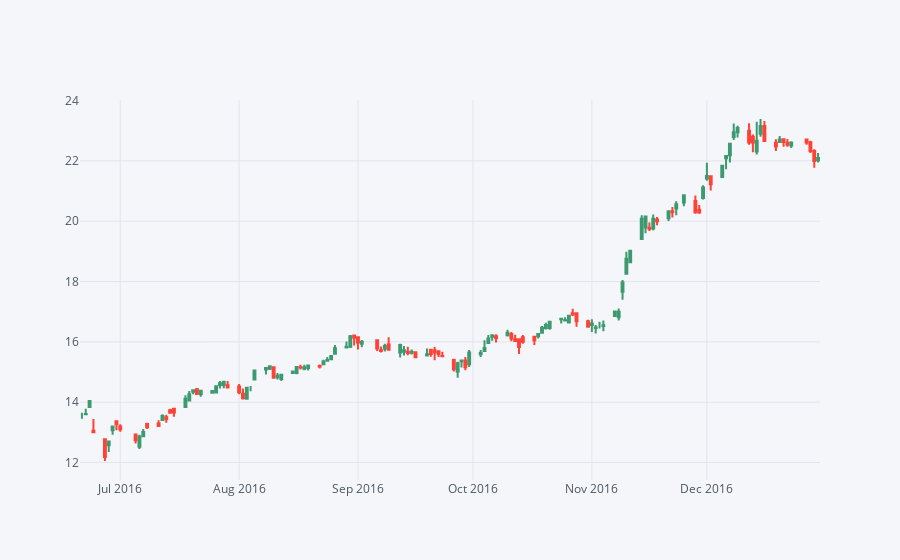

The code cell stored with this chart in its notebook:
### Markdown cell above
** Use .iplot(kind='candle) to create a candle plot of Bank of America's stock from Jan 1st 2016 to Jan 1st 2017.**

### Code cell
BAC[['Open', 'High', 'Low', 'Close']].ix['2016-01-01':'2017-01-01'].iplot(kind='candle')

### Figure 1 — Plotly figure (JSON) as saved in the notebook; plotly's stock layout.template omitted (floating-point values rounded to 4 significant figures; data arrays with more than 128 entries replaced by an {"elided": "..."} marker saying what was removed)
{"data": [{"close": {"elided": "135 float values"}, "high": {"elided": "135 float values"}, "low": {"elided": "135 float values"}, "open": {"elided": "135 float values"}, "showlegend": false, "type": "candlestick", "x": {"elided": "135 str values"}, "yaxis": "y2"}], "layout": {"legend": {"bgcolor": "#F5F6F9", "font": {"color": "#4D5663"}}, "paper_bgcolor": "#F5F6F9", "plot_bgcolor": "#F5F6F9", "title": {"font": {"color": "#4D5663"}}, "xaxis": {"gridcolor": "#E1E5ED", "rangeslider": {"visible": false}, "showgrid": true, "tickfont": {"color": "#4D5663"}, "title": {"font": {"color": "#4D5663"}, "text": ""}, "zerolinecolor": "#E1E5ED"}, "yaxis": {"gridcolor": "#E1E5ED", "showgrid": true, "showticklabels": false, "tickfont": {"color": "#4D5663"}, "title": {"font": {"color": "#4D5663"}, "text": ""}, "zerolinecolor": "#E1E5ED"}, "yaxis2": {"gridcolor": "#E1E5ED", "showgrid": true, "tickfont": {"color": "#4D5663"}, "title": {"font": {"color": "#4D5663"}, "text": ""}, "zerolinecolor": "#E1E5ED"}}}
